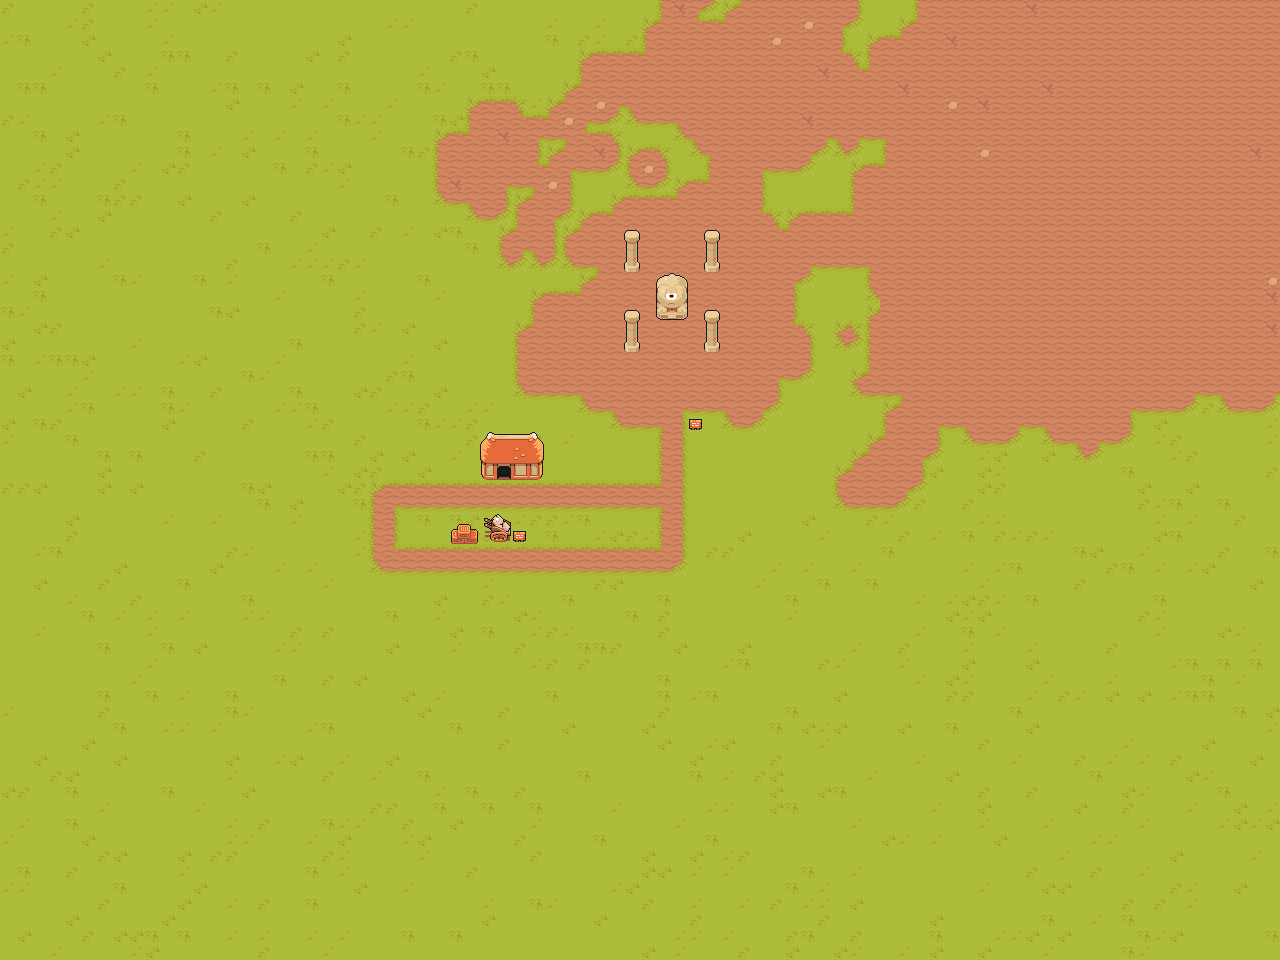

This game map was drawn from its Tiled (.tmx) file and the tilesets committed beside it. A one-line description and the trimmed map source follow:
An orthogonal 80x60 tile map with 16x16 px tiles, 2 tile layers (BaseGround, Elements), 3 tilesets.

<map version="1.8" tiledversion="1.8.4" orientation="orthogonal" renderorder="right-down" width="80" height="60" tilewidth="16" tileheight="16" infinite="0" nextlayerid="4" nextobjectid="1">
 <editorsettings>
  <export target="TiledMap1.tscn" format="Godot" />
 </editorsettings>
 <properties>
  <property name="projectRoot" value="./../" />
 </properties>
 <tileset firstgid="1" source="tilesets/TilesetFloor.tsx" />
 <tileset firstgid="573" source="tilesets/TilesetElements.tsx" />
 <tileset firstgid="813" source="tilesets/TilesetHouse.tsx" />
 <layer id="2" name="BaseGround" width="80" height="60">
  <properties>
   <property name="projectRoot" value="./../" />
  </properties>
  <data>[4800 cells, 4800 non-empty, 22 distinct tile ids]</data>
 </layer>
 <layer id="3" name="Elements" width="80" height="60">
  <properties>
   <property name="projectRoot" value="./../../../" />
  </properties>
  <data>[4800 cells, 40 non-empty, 30 distinct tile ids]</data>
 </layer>
</map>
